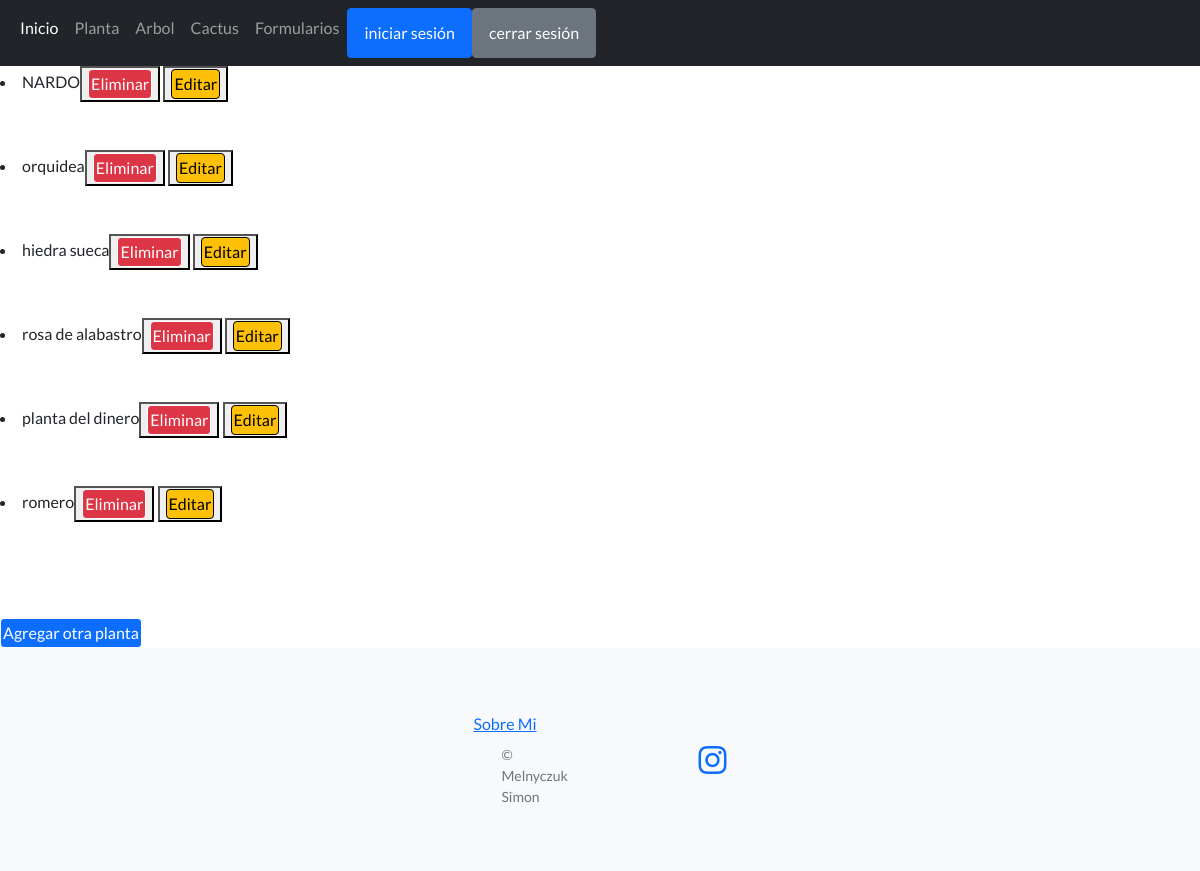
The page /leerPlantas (signed in) on the database its author committed.
### CoderApp/models.py (models this page shows, shortened)
class Planta(models.Model):
    nombre = models.CharField(max_length=40)
    nombreCientifico = models.CharField(max_length=40)
    deInterior = models.CharField(max_length=40)

### CoderApp/views.py (the view)
# urls.py: path('leerPlantas',views.leerPlantas, name='leerPlantas'),
@login_required
def leerPlantas(request):
     if request.user.is_staff:
      plantas = Planta.objects.all()
      contexto= {'plantas':plantas}
      return render(request,'leerPlantas.html',contexto)
     else:
          return render(request,'needAdmin.html')

### CoderApp/Templates/leerPlantas.html (shortened to what this page needs)
{% extends "padre.html" %}
{% load static %}
{% block contenidoQueCambia %}
    {% for c in plantas %}
        <li>{{c.nombre}}<button>
            <a class="btn btn-danger" style="border: solid 1px;padding:2px;" href="{% url 'eliminarPlanta' c.nombre %}">Eliminar</a></button>
            <button><a class="btn btn-warning" style="border: solid 1px;padding:2px" href="{% url 'editarPlanta' c.nombre %}">Editar</a>
        </button></li>
    <br>
    <br>
    {% endfor %}
    <br>
    <br>
    <a class="btn btn-primary" style="border: solid 1px;padding:2px" href="{% url 'formularios' %}">Agregar otra planta</a>
{% endblock %}

### rows shown on the page
Planta: nombre "NARDO"
Planta: nombre "orquidea"
Planta: nombre "hiedra sueca"
Planta: nombre "rosa de alabastro"
Planta: nombre "planta del dinero"
Planta: nombre "romero"
